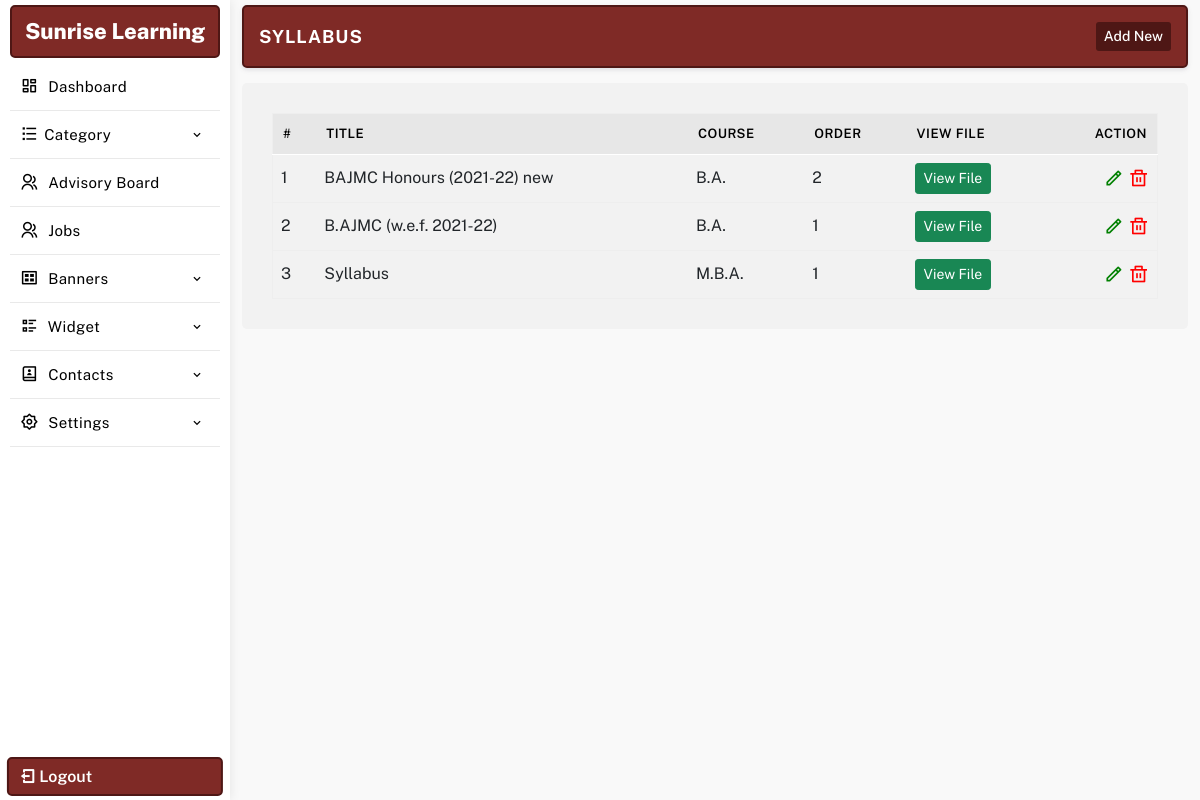
/manager/syllabus.php (signed in), run on the app's committed database.
### tables this page shows
CREATE TABLE `settings` (
  `id` int(11) NOT NULL,
  `web_name` varchar(255) NOT NULL,
  `email_id` varchar(255) NOT NULL,
  `alternate_email_id` varchar(255) NOT NULL,
  `contact_no` varchar(255) NOT NULL,
  `alternate_no` varchar(255) NOT NULL,
  `whatsapp_no` varchar(255) NOT NULL,
  `address` text NOT NULL,
  `youtubelink` varchar(255) NOT NULL,
  `map_iframe` longtext NOT NULL,
  `facebook` varchar(255) NOT NULL,
  `youtube` varchar(255) NOT NULL,
  `instagram` varchar(255) NOT NULL,
  `twitter` varchar(255) NOT NULL,
  `linkedin` varchar(255) NOT NULL,
  `logo` varchar(255) NOT NULL,
  `meta_title` varchar(255) NOT NULL,
  `meta_keywords` varchar(255) NOT NULL,
  `meta_desc` text NOT NULL,
  `smart_classroom_desc` text DEFAULT NULL,
  `smart_classroom_text` varchar(255) DEFAULT '1st Smart Classroom',
  `brochure_file` varchar(500) DEFAULT '',
  `footerdesc` text NOT NULL,
  `googletag` text NOT NULL,
  `headercenterline` varchar(255) NOT NULL
);

CREATE TABLE `syllabus` (
  `id` int(11) NOT NULL,
  `title` varchar(255) NOT NULL,
  `file` varchar(255) NOT NULL,
  `courseid` int(11) NOT NULL,
  `order` int(11) NOT NULL,
  `status` int(11) NOT NULL
);

CREATE TABLE `courses` (
  `id` int(11) NOT NULL,
  `title` varchar(255) NOT NULL,
  `order` int(11) NOT NULL
);

### manager/database/db.php (called while the page is built, shortened)
<?php session_start();
$path = BASE_PATH;
$con = mysqli_connect( DB_HOST, DB_USER, DB_PASSWORD, DB_NAME);
$sqlsetting = mysqli_query($con,"SELECT * FROM `settings`");
$rwlinks = mysqli_fetch_array($sqlsetting);
$websitename = $rwlinks['web_name'];
?>

### manager/config.php (called while the page is built)
<?php include 'database/db.php'; ?>

### manager/syllabus.php (the view, shortened to what this page needs)
<?php include 'config.php';
	$title = 'Syllabus';
	include 'include/header.php';
	include 'include/sidebar.php';
 ?>
<section class="main-dashboard">
<div class="container-fluid">
<div class="row">
<div class="col-md-12">
	<div class="page-title">
		<div class="title">
			<h3><?=$title;?></h3>
		</div>
		<div class="createbtn">
			<a href="createsyllabus.php"> Add New</a>
		</div>
	</div>
</div>
<div class="col-md-12">
	<div class="page-content">
		<table class="table table-hover" id="myTable">
			<thead>
				<tr>
					<th>#</th>
					<th>Title</th>
					<th>Course</th>
					<th>Order</th>
					<th>View File</th>
					<th class="text-end">Action</th>
				</tr>
			</thead>
			<tbody>
<?php $sqlshow  = mysqli_query($con, "SELECT * FROM `syllabus` ORDER BY `order` DESC");
if(mysqli_num_rows($sqlshow)){
$serial = 1;
while($rwshow = mysqli_fetch_assoc($sqlshow )){
$id = $rwshow['id'];
$courseid=$rwshow['courseid'];
$sqlcourse=mysqli_query($con,"SELECT * FROM `courses` WHERE `id` = $courseid");
$rwcourse=mysqli_fetch_array($sqlcourse);
?>
				<tr id='remove<?php echo $id; ?>'>
					<td><?php echo $serial; ?></td>
					<td><?=$rwshow['title'];?></td>
					<td><?=$rwcourse['title'];?></td>
					<td><?=$rwshow['order'];?></td>
					<td><a href="<?=$path.$rwshow['file'];?>" class="btn btn-sm btn-success" target="_blank">View File</a></td>
					<td class="text-end">
						<a href="editsyllabus.php?id=<?=$id;?>" class="editbtn ri-pencil-line" ></a>
						<a href="javascript:" ide="<?=$id;?>" class='delbtn ri-delete-bin-line' ></a>
					</td>
				</tr>
		<?php $serial++; }} ?>
			</tbody>
		</table>
	</div>
</div>
</div>
</div>
</section>
<?php
	include "include/footer.php";
?>

### manager/include/sidebar.php (shortened to what this page needs)
<aside class="sidebar-menu-dashboard">
<div class="logo-n-toggle">
	<a href="dashboard.php"><?=$websitename;?></a>
</div>
<nav class="menu">
<ul class="aside-menu">
<li class="menu-item ">
	<a href="dashboard.php" class="menu-link">
	<span class="link-text"><i class="ri-dashboard-line"></i> Dashboard</span>
	</a>
</li>
<li class="menu-item has-submenu">
	<a href="javascript:" class="menu-link" id="parent-menu">
	<span class="link-text"><i class="ri-list-check"></i>Category</span>
	<i class='bx bx-chevron-down'></i>
	</a>
</li>
<li class="menu-item ">
	<a href="advisoryboard.php" class="menu-link">
	<span class="link-text"><i class="ri-group-line"></i> Advisory Board</span>
	</a>
</li>
<li class="menu-item ">
	<a href="jobs.php" class="menu-link">
	<span class="link-text"><i class="ri-group-line"></i> Jobs</span>
	</a>
</li>
<li class="menu-item has-submenu">
<a href="javascript:" class="menu-link orders" id="parent-menu">
<span class="link-text"><i class="ri-gallery-view"></i> Banners</span>
<i class='bx bx-chevron-down'></i>
</a>
</li>
<li class="menu-item has-submenu">
<a href="javascript:" class="menu-link" id="parent-menu">
<div>
<span class="link-text"><i class="ri-list-check-2"></i> Widget</span>
</div>
<i class='bx bx-chevron-down'></i>
</a>
</li>
<li class="menu-item has-submenu">
<a href="javascript:" class="menu-link orders" id="parent-menu">
<div>
<span class="link-text"><i class="ri-contacts-book-2-line"></i> Contacts</span>
</div>
<i class='bx bx-chevron-down'></i>
</a>
</li>
<li class="menu-item has-submenu">
<a href="javascript:" class="menu-link orders" id="parent-menu">
<div>
<span class="link-text"><i class="ri-settings-2-line"></i> Settings</span>
</div>
<i class='bx bx-chevron-down'></i>
</a>
</li>
</ul>
</nav>
<a href="logout.php" class="logout-fixed"><i class="ri-logout-box-line"></i> Logout</a>
</aside>

### manager/css/style.css (style rules this page uses)
* { margin: 0; padding: 0; box-sizing: border-box; font-family: "Public Sans", sans-serif; }
:root { --text1-color: #a7a7a7; --primary-color: #7F2A26; --secondary-color: #4e1715; }
table { margin: 0 !important;border: 1px solid #eee !important; }
table thead { background: #e7e7e7;border-bottom: 1px solid #fff;color: #fff; }
table thead tr th { font-weight: 600 !important;font-size: 13px;border-bottom: 0 !important;padding: 10px !important;color: #000;text-transform: uppercase;letter-spacing: .5px; }
tr td { vertical-align: middle; }
p,h1,h2,h3,h4,h5,h6 { margin: 0; }
a { text-decoration: none; color: #000; }
ul { list-style: none; padding: 0; margin: 0; }
.addimage, .editbtn,.delbtn { font-size: 20px; }
.editbtn { color: green; }
.delbtn { color: red; }
aside { width: 230px; height: 100vh; transition: all .4s linear; float: left; box-shadow: 1px 0 10px rgb(0 0 0 / 8%); position: relative; padding: 5px 10px; }
.logo-n-toggle { display: flex; justify-content: center; align-items: center; padding: 8px 10px; border: 2px solid var(--secondary-color); border-radius: 5px; background: var(--primary-color); }
.logo-n-toggle a { display: block; transition: display .4s linear; color: #fff; text-align: center; font-weight: 800; font-size: 22px; }
.logo-n-toggle a:before, .logo-n-toggle a:after { width: 12px; height: 12px; display: inline-block; border: 4px solid var(--primary-color); border-radius: 50%; margin: 0 5px; }
.logout-fixed { position: absolute; bottom: 4px; left: 50%; padding: 5px 10px; width: 94%; color: #fff; margin: auto; transform: translateX(-50%); border-radius: 5px; border: 2px solid var(--secondary-color); font-weight: 600; background: var(--primary-color); transition: .3s linear; }
.page-title { padding: 15px; border-radius: 5px; border: 2px solid var(--secondary-color); display: flex; align-items: center; justify-content: space-between; margin-bottom: 15px; box-shadow: 0 .125rem .25rem rgba(165,163,174,.3); background: #fff; background: var(--primary-color); }
.page-title .title h3 { font-size: 18px; color: #fff; text-transform: uppercase; font-weight: 700; letter-spacing: 1px; }
.page-title .createbtn { display: flex; align-items: center; gap: 10px; }
.page-title .createbtn a { font-size: 14px; display: flex; align-items: center; justify-content: center; border-radius: 3px; padding: 4px 8px; font-weight: 500; background: var(--secondary-color); color: #fff; transition: .3s ease; }
.page-content { background: #fff;padding: 30px;border-radius: 5px;background: #f2f2f2; }
aside .menu { height: 88%; overflow: auto; padding: 5px 0; }
.aside-menu .menu-item { transition: all .2s linear; position: relative; }
.aside-menu .menu-item > .menu-link { text-decoration: none; display: block; padding: 10px 10px; display: flex; justify-content: space-between; align-items: center; white-space: nowrap; border-bottom: 1px solid #e9e9e9; }
.aside-menu .menu-item > .menu-link i { color: #000; font-size: 18px; margin-right: 5px; display: inline-block; }
.aside-menu .menu-item > .menu-link .bx-chevron-down, .aside-menu .menu-item > .menu-link .link-text { transition: all .2s linear; color: #000; font-size: 15px; letter-spacing: 0.4px; font-weight: 400; }
.aside-menu .menu-item > .menu-link span::after { content: ""; font-family: FontAwesome; }
section.main-dashboard { float: left; width: calc(100% - 230px); transition: all .4s linear; overflow: auto; height: 100vh; padding: 5px 0; background: #f9f9f9; }

### data on the page
settings: web_name "Sunrise Learning"
syllabus: title "BAJMC Honours (2021-22) new", courseid.title "B.A.", order "2"
syllabus: title "B.AJMC (w.e.f. 2021-22)", courseid.title "B.A.", order "1"
syllabus: title "Syllabus", courseid.title "M.B.A.", order "1"

### other printed values
$title "SYLLABUS"
